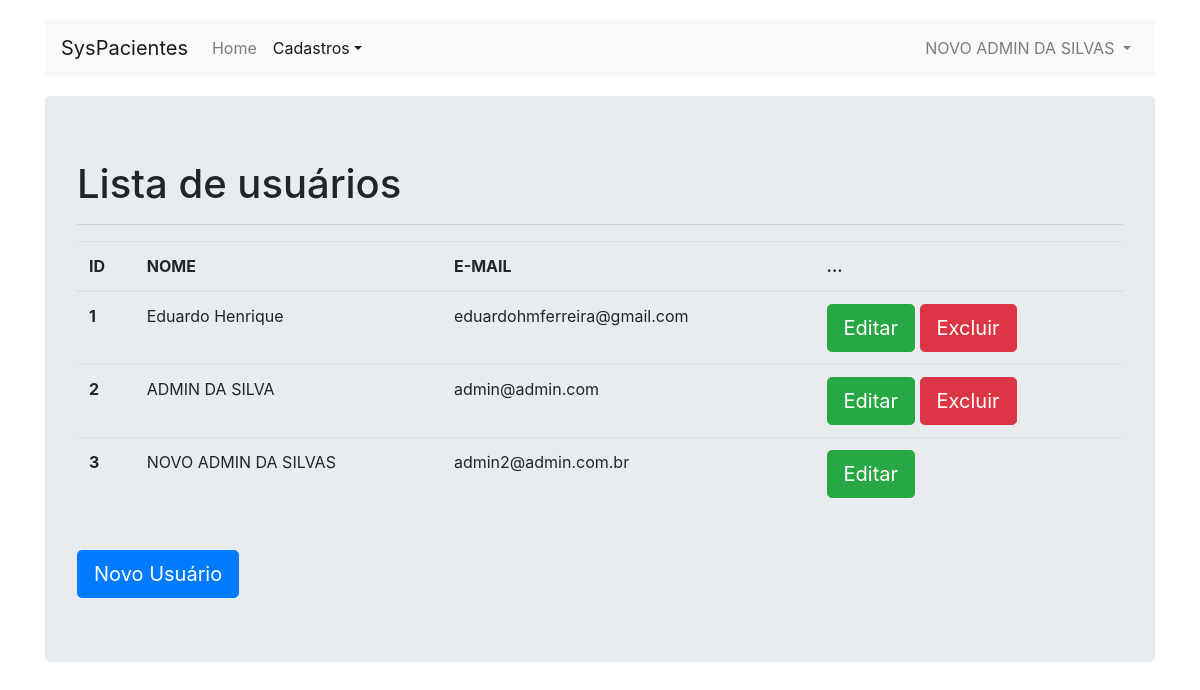
The page /usuario_list2.php (signed in) on the database its author committed.
### tables this page shows
CREATE TABLE `usuarios` (
  `id` int(11) NOT NULL AUTO_INCREMENT,
  `email` varchar(50) NOT NULL,
  `senha` varchar(10) NOT NULL,
  `nome` varchar(50) NOT NULL,
  PRIMARY KEY (`id`)
);

### usuario_list2.php (the view, shortened to what this page needs)
<?php
   require_once('conexao.php');
   $id_usuario   = $_SESSION["id_usuario"];
   $nome_usuario = "";
   $sql = "SELECT nome FROM usuarios WHERE id = " . $id_usuario;
   $resp = mysqli_query($conexao_bd, $sql);
   if($rows=mysqli_fetch_row($resp)){
      $nome_usuario = $rows[0];
   }
?>
<!DOCTYPE html>
<html lang="pt-br">
<head>
    <link href="css/bootstrap.min.css" rel="stylesheet">
    <link href="css/navbar.css" rel="stylesheet">
</head>
<body>
    <div class="container">
      <nav class="navbar navbar-expand-lg navbar-light bg-light rounded">
        <a class="navbar-brand" href="#">SysPacientes</a>
        <div class="collapse navbar-collapse" id="navbarsExample09">
          <ul class="navbar-nav mr-auto">
            <li class="nav-item">
              <a class="nav-link" href="admin.php">Home <span class="sr-only">(current)</span></a>
            </li>
            <li class="nav-item dropdown active">
              <a class="nav-link dropdown-toggle" href="#" id="dropdown09" data-toggle="dropdown" aria-haspopup="true" aria-expanded="false">Cadastros</a>
            </li>
          </ul>
          <ul class="navbar-nav navbar-right">
            <li class="nav-item dropdown">
                <a class="nav-link dropdown-toggle" href="#" id="dropdown10" data-toggle="dropdown" aria-haspopup="true" aria-expanded="false">
                  <?php echo($nome_usuario); ?>
                </a>
            </li>
          </ul>
        </div>
      </nav>
      <div class="jumbotron">
        <h1>Lista de usuários</h1>
        <hr>
        <table class="table">
            <thead>
               <tr>
                  <th scope="col">ID</th>
                  <th scope="col">NOME</th>
                  <th scope="col">E-MAIL</th>
                  <th scope="col">...</th>
               </tr>
            </thead>
            <tbody>
               <?php
                  $sql = "SELECT id, nome, email FROM usuarios ORDER BY id";
                  $resp = mysqli_query($conexao_bd, $sql);
                  while($rows=mysqli_fetch_row($resp)){
                     $id    = $rows[0];
                     $nome  = $rows[1];
                     $email = $rows[2];
                     echo("<tr>");
                     echo("<th scope='row'>$id</th>");
                     echo("<td>$nome</td>");
                     echo("<td>$email</td>");
                     echo("<td>");
                        echo("<a class='btn btn-lg btn-success' href='usuario.php?idUsuario=$id' role='button'>Editar</a>&nbsp;");
                        if($id != $id_usuario)
                          echo("<a class='btn btn-lg btn-danger'  href='usuario_excluir.php?idUsuario=$id' role='button'>Excluir</a>");
                     echo("</td>");
                     echo("</tr>");
                  }
               ?>
            </tbody>
        </table>
        <br>
        <a class='btn btn-lg btn-primary' href='usuario.php' role='button'>Novo Usuário</a>
      </div>
    </div>
</body>
</html>

### css/navbar.css (style rules this page uses)
body { padding-top: 20px; padding-bottom: 20px; }
.navbar { margin-bottom: 20px; }

### rows shown on the page
usuarios: nome "NOVO ADMIN DA SILVAS", id "3", email "admin2@admin.com.br"
usuarios: id "1", nome "Eduardo Henrique", email "eduardohmferreira@gmail.com"
usuarios: id "2", nome "ADMIN DA SILVA", email "admin@admin.com"
